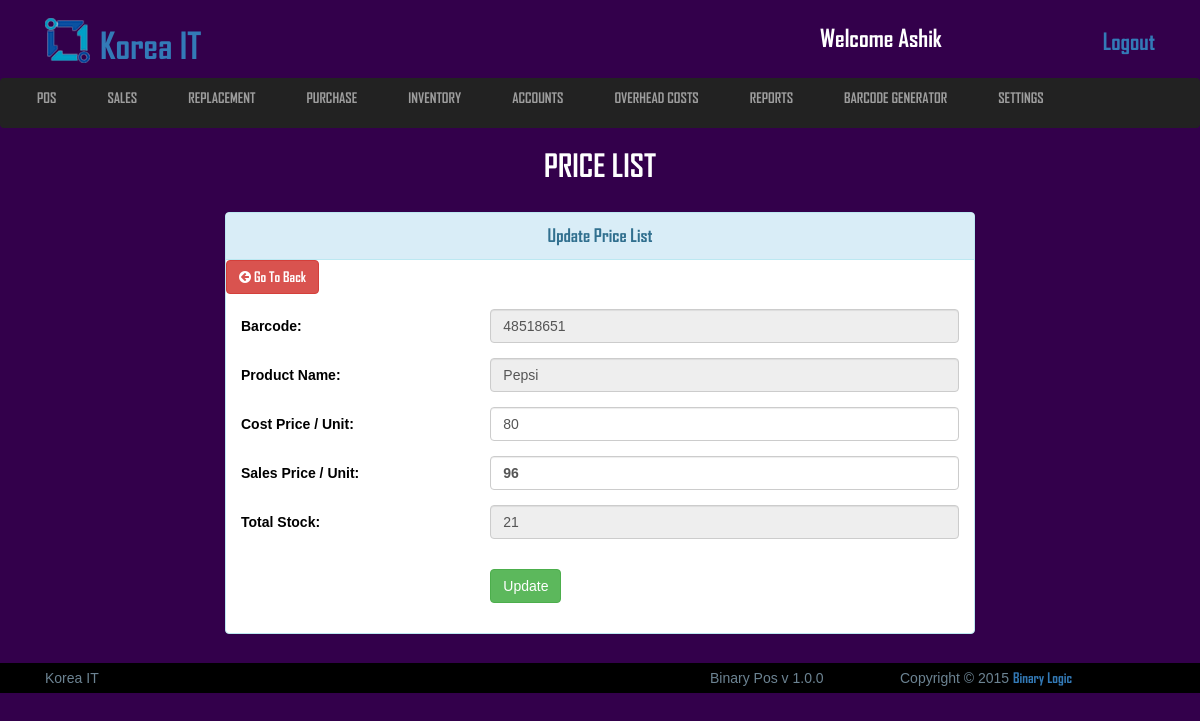
/view/update_price_list.php?sl_no=66 (signed in), run on the app's committed database.
### tables this page shows
CREATE TABLE IF NOT EXISTS `logo_section` (
  `id` int(11) NOT NULL AUTO_INCREMENT,
  `image` varchar(255) NOT NULL,
  `name` varchar(100) NOT NULL,
  PRIMARY KEY (`id`)
);

CREATE TABLE IF NOT EXISTS `inventory` (
  `sl_no` int(255) NOT NULL AUTO_INCREMENT,
  `barcode` varchar(50) NOT NULL,
  `product_name` varchar(50) NOT NULL,
  `category` varchar(50) NOT NULL,
  `product_code` varchar(50) NOT NULL,
  `brand` varchar(50) DEFAULT NULL,
  `model` varchar(50) DEFAULT NULL,
  `specification` varchar(250) DEFAULT NULL,
  `uom` varchar(50) DEFAULT NULL,
  `purchase_cost_per_unit` varchar(100) NOT NULL,
  `sales_price_per_unit` varchar(100) NOT NULL,
  `warehouse_stock` varchar(25) NOT NULL,
  `shop_stock` varchar(25) NOT NULL,
  `total_stock` varchar(25) NOT NULL,
  `stock_value_on_purchase` varchar(100) NOT NULL,
  `stock_value` varchar(100) NOT NULL,
  `stock_value_on_sale` varchar(100) NOT NULL,
  `purchase_order_ref` varchar(100) NOT NULL,
  `added_by` varchar(50) DEFAULT NULL,
  PRIMARY KEY (`sl_no`)
);

### view/update_price_list.php (the view, shortened to what this page needs)
<?php include('config.php'); ?>
<?php
	if(!isset($_REQUEST['sl_no'])){
		header("price_list.php");
	}else{
		$id = $_REQUEST['sl_no'];
	}
 ?>
<?php
 	$startement = $db->prepare("SELECT * FROM inventory WHERE sl_no=?");
 	$startement->execute(array($id));
 	$result = $startement->fetchAll(PDO::FETCH_ASSOC);
 		foreach ($result as $row)
 			$barcode = $row['barcode'];
  ?>
 <?php
 	$startement = $db->prepare("SELECT * FROM inventory WHERE sl_no=?");
 	$startement->execute(array($id));
 	$result = $startement->fetchAll(PDO::FETCH_ASSOC);
 		foreach ($result as $row)
 			$barcode = $row['barcode'];
 			$product_name = $row['product_name'];
 			$purchase_cost_per_unit = $row['purchase_cost_per_unit'];
 			$sales_price_per_unit = $row['sales_price_per_unit'];
 			$total_stock = $row['total_stock'];
  ?>
	<?php include('includes/all_link_body.php'); ?>
<header class="header_section">
	<div class="container">
		<div class="row">
			<div class="col-md-12">
				<?php include('includes/header_top.php'); ?>
			</div>
		</div>
	</div>
	<?php include('includes/main_nav.php'); ?>
	<div class="conainer">
		<div class="row">
			<div class="col-md-12">
				<div class="sales_point">
					<h2>Price List</h2>
				</div>
			</div>
		</div>
	</div>
</header>
<section style="min-height:503px;">
	<div class="container">
		<div class="row">
			<div class="col-md-2"></div>
			<div class="col-md-8">
				<div class="panel panel-info">
				  <div class="panel-heading">
				    <h3 class="panel-title"><h4 class="modal-title" style="text-align:center">Update Price List</h4></h3>
				  </div>
				  <div class="panel-header">
				  	<a href="price_list.php"><button type="button" class="btn btn-danger" data-dismiss="modal"><i class="fa fa-arrow-circle-left"></i> Go To Back</button></a>
				  </div>
				  <div class="panel-body">
				    <form class="form-horizontal" action="" method="POST">
					  <div class="form-group">
					    <label for="inputBarcode3" class="col-sm-4 control-label">Barcode:</label>
					    <div class="col-sm-8">
					      <input type="text" class="form-control" id="inputBarcode3" value="<?php echo $barcode; ?>" disabled>
					    </div>
					  </div>
					  <div class="form-group">
					    <label for="inputProductName3" class="col-sm-4 control-label">Product Name:</label>
					    <div class="col-sm-8">
					      <input type="text" class="form-control" id="inputProductName3" value="<?php echo $product_name; ?>" disabled>
					    </div>
					  </div>
					  <div class="form-group">
					    <label for="inputProductTotalQty3" class="col-sm-4 control-label">Cost Price / Unit:</label>
					    <div class="col-sm-8">
					      <input type="number" id="change" name="purchase_cost_per_unit" value="<?php echo $purchase_cost_per_unit; ?>" class="form-control" onchange="calc()">
					    </div>
					  </div>
					  <div class="form-group">
					    <label for="inputQty3" class="col-sm-4 control-label">Sales Price / Unit:</label>
					    <div class="col-sm-8">
					      <p class="cart_total_price"><b><input id="total"class="form-control" for="change" name="sales_price_per_unit" value="<?php echo $sales_price_per_unit; ?>"></b></p>
					    </div>
					  </div>
					  <div class="form-group">
					    <label for="inputTotalStock3" class="col-sm-4 control-label">Total Stock:</label>
					    <div class="col-sm-8">
					      <input name="total_stock" type="text" class="form-control" id="inputTotalStock3" value="<?php echo $total_stock; ?>" disabled>
					    </div>
					  </div>
					  <div class="form-group">
					    <div class="col-sm-offset-4 col-sm-8">
					      <button class="btn btn-success" type="submit" name="update" >Update</button>
					    </div>
					  </div>
					</form>
				  </div>
				</div>
			</div>
			<div class="col-md-2"></div>
		</div>
	</div>
</section>
	<?php include('includes/footer.php'); ?>

### view/includes/header_top.php (shortened to what this page needs)
<?php include('config.php'); ?>
<div class="header_top">
	<div class="col-md-8">
		<?php
		 	$startement = $db->prepare("SELECT * FROM logo_section WHERE id=1");
		 	$startement->execute();
		 	$result = $startement->fetchAll(PDO::FETCH_ASSOC);
		 	foreach ($result as $row) {
		 		$image = $row['image'];
		 		$name = $row['name'];
		 	}
		  ?>
		<a href="#"><img src="uploads/logo/<?php echo $image; ?>" alt="logo"><h1> <?php echo $name; ?></h1></a>
	</div>
	<div class="col-md-4">
		<ul class="header_top_aside">
			<li><h3>welcome <?php if(isset($_SESSION["username"])){echo $_SESSION["username"];} ?></h3></li>
			<li style="float:right"><a href="index.php">Logout</a></li>
		</ul>
	</div>
</div>

### view/css/style.css (style rules this page uses)
* { margin: 0; padding: 0; }
body { background: #33004B;color: #fff;font-family: 'arial'; }
h1,h2,h3,h4,a { font-family: 'AGENCYB'; }
.panel-body { color: #000; }
.form-horizontal .control-label { text-align: left; }
.row { width: 100%; margin: 0 }
.container { padding: 0; }
.header_section .header_top { width: 100%;overflow: hidden; }
.header_section .header_top a { text-decoration: none; }
.header_section .header_top a img { margin-top: -30px; margin-right: 10px; }
.header_section .header_top a h1 { display: inline-block;margin-top: 20px; }
.header_section .header_top .header_top_aside { width: 100%;overflow: hidden; margin: 20px 0; }
.header_section .header_top .header_top_aside li { list-style: none;float: left;margin-left: 15px; }
.header_section .header_top .header_top_aside li h3 { margin: 0; }
.header_section .header_top .header_top_aside li a { text-decoration: none;font-size: 23px; }
.sales_point { width: 100%;overflow: hidden;margin-bottom: 20px; }
.sales_point h2 { text-align: center;text-transform: uppercase;font-size: 31px; }
header { height: 20vh; }
.header_section { padding-top: 5px; }
p { margin: 0;color: #000; }

### view/includes/header_top.php (style rules this page uses)
h3 { text-transform: capitalize; }
h1 { text-transform: capitalize; }
img { width: 45px;height: 45px; }

### data on the page
logo_section: image (picture), name "Korea IT"
inventory: barcode "48518651", product_name "Pepsi", purchase_cost_per_unit "80", sales_price_per_unit "96", total_stock "21"

### other printed values
$_SESSION["username"] "Ashik"
